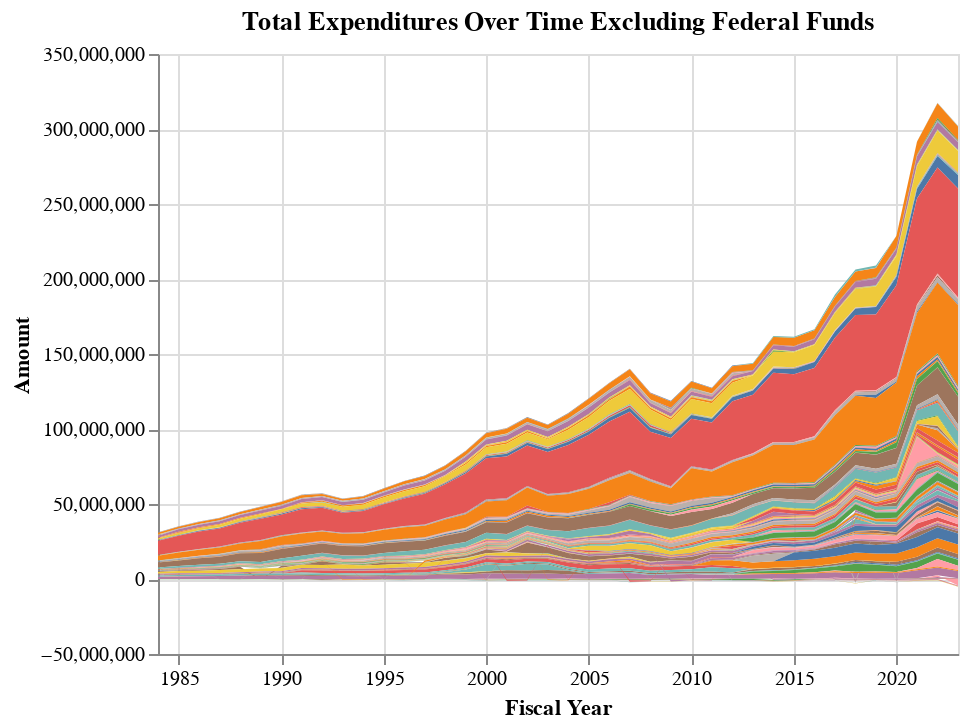

This figure's notebook cell:
### Code cell
# Group by 'Fiscal Year' and 'Department' and calculate the total 'Amount'
df_grouped = df_non_federal.groupby(['Fiscal Year', 'Department'])['Amount'].sum().reset_index()

data = alt.Data(values=df_grouped.to_dict(orient='records'))

# Create a stacked area chart
chart = alt.Chart(data).mark_area().encode(
    x='Fiscal Year:T',
    y=alt.Y('Amount:Q', stack='zero'),  # Use 'stack="zero"' for non-normalized
    color=alt.Color('Department:N', legend = None),
    tooltip=['Fiscal Year:T', 'Department:N', 'Amount:Q']
).properties(
    title='Total Expenditures Over Time Excluding Federal Funds'
)

chart.interactive()

### Figure 1 — Vega-Lite specification as saved in the notebook (floating-point values rounded to 4 significant figures; data arrays with more than 128 entries replaced by an {"elided": "..."} marker saying what was removed)
{"config": {"view": {"continuousWidth": 400, "continuousHeight": 300}}, "data": {"values": {"elided": "7392 records"}}, "mark": "area", "encoding": {"color": {"field": "Department", "legend": null, "type": "nominal"}, "tooltip": [{"field": "Fiscal Year", "type": "temporal"}, {"field": "Department", "type": "nominal"}, {"field": "Amount", "type": "quantitative"}], "x": {"field": "Fiscal Year", "type": "temporal"}, "y": {"field": "Amount", "stack": "zero", "type": "quantitative"}}, "selection": {"selector004": {"type": "interval", "bind": "scales", "encodings": ["x", "y"]}}, "title": "Total Expenditures Over Time Excluding Federal Funds", "$schema": "https://vega.github.io/schema/vega-lite/v4.17.0.json"}
